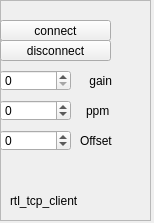
<?xml version="1.0" encoding="UTF-8"?>
<ui version="4.0">
 <class>rtl_tcp_widget</class>
 <widget class="QWidget" name="rtl_tcp_widget">
  <property name="geometry">
   <rect>
    <x>0</x>
    <y>0</y>
    <width>154</width>
    <height>223</height>
   </rect>
  </property>
  <property name="windowTitle">
   <string>rtl-tcp</string>
  </property>
  <widget class="QFrame" name="frame">
   <property name="geometry">
    <rect>
     <x>0</x>
     <y>0</y>
     <width>151</width>
     <height>221</height>
    </rect>
   </property>
   <property name="frameShape">
    <enum>QFrame::StyledPanel</enum>
   </property>
   <property name="frameShadow">
    <enum>QFrame::Raised</enum>
   </property>
   <widget class="QLabel" name="label">
    <property name="geometry">
     <rect>
      <x>10</x>
      <y>190</y>
      <width>111</width>
      <height>21</height>
     </rect>
    </property>
    <property name="text">
     <string>rtl_tcp_client</string>
    </property>
   </widget>
   <widget class="QLabel" name="state">
    <property name="geometry">
     <rect>
      <x>10</x>
      <y>170</y>
      <width>131</width>
      <height>21</height>
     </rect>
    </property>
    <property name="text">
     <string/>
    </property>
   </widget>
   <widget class="QPushButton" name="tcp_connect">
    <property name="geometry">
     <rect>
      <x>0</x>
      <y>20</y>
      <width>111</width>
      <height>21</height>
     </rect>
    </property>
    <property name="text">
     <string>connect</string>
    </property>
   </widget>
   <widget class="QPushButton" name="tcp_disconnect">
    <property name="geometry">
     <rect>
      <x>0</x>
      <y>40</y>
      <width>111</width>
      <height>21</height>
     </rect>
    </property>
    <property name="text">
     <string>disconnect</string>
    </property>
   </widget>
   <widget class="QLabel" name="connectedLabel">
    <property name="geometry">
     <rect>
      <x>10</x>
      <y>170</y>
      <width>121</width>
      <height>20</height>
     </rect>
    </property>
    <property name="text">
     <string/>
    </property>
   </widget>
   <widget class="QSpinBox" name="tcp_gain">
    <property name="geometry">
     <rect>
      <x>0</x>
      <y>70</y>
      <width>71</width>
      <height>21</height>
     </rect>
    </property>
    <property name="maximum">
     <number>999</number>
    </property>
   </widget>
   <widget class="QSpinBox" name="tcp_ppm">
    <property name="geometry">
     <rect>
      <x>0</x>
      <y>100</y>
      <width>71</width>
      <height>21</height>
     </rect>
    </property>
    <property name="minimum">
     <number>-100</number>
    </property>
   </widget>
   <widget class="QLabel" name="label_2">
    <property name="geometry">
     <rect>
      <x>86</x>
      <y>70</y>
      <width>51</width>
      <height>21</height>
     </rect>
    </property>
    <property name="text">
     <string> gain</string>
    </property>
   </widget>
   <widget class="QLabel" name="label_3">
    <property name="geometry">
     <rect>
      <x>86</x>
      <y>100</y>
      <width>61</width>
      <height>21</height>
     </rect>
    </property>
    <property name="text">
     <string>ppm</string>
    </property>
   </widget>
   <widget class="QSpinBox" name="khzOffset">
    <property name="geometry">
     <rect>
      <x>0</x>
      <y>130</y>
      <width>71</width>
      <height>21</height>
     </rect>
    </property>
    <property name="minimum">
     <number>-100</number>
    </property>
   </widget>
   <widget class="QLabel" name="label_4">
    <property name="geometry">
     <rect>
      <x>80</x>
      <y>130</y>
      <width>51</width>
      <height>21</height>
     </rect>
    </property>
    <property name="text">
     <string>Offset</string>
    </property>
   </widget>
  </widget>
 </widget>
 <resources/>
 <connections/>
</ui>
